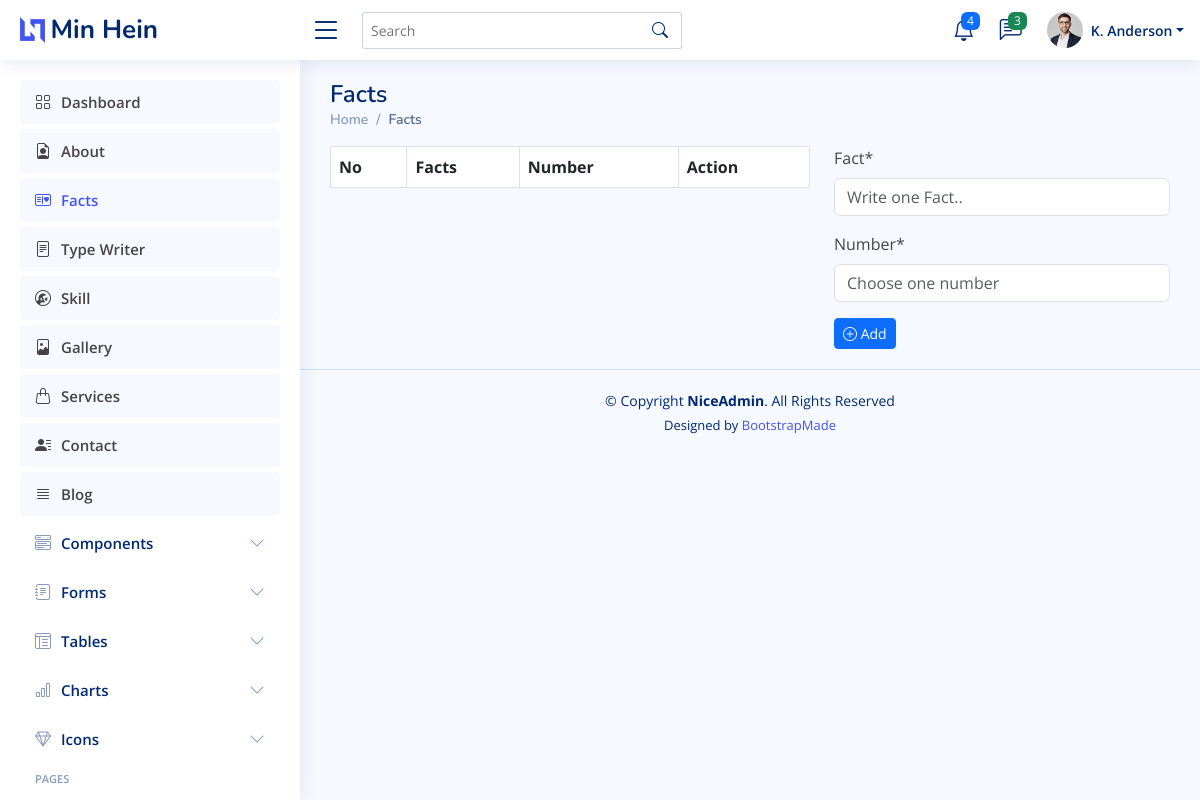
The app's page /dashboard/fact/, older data.
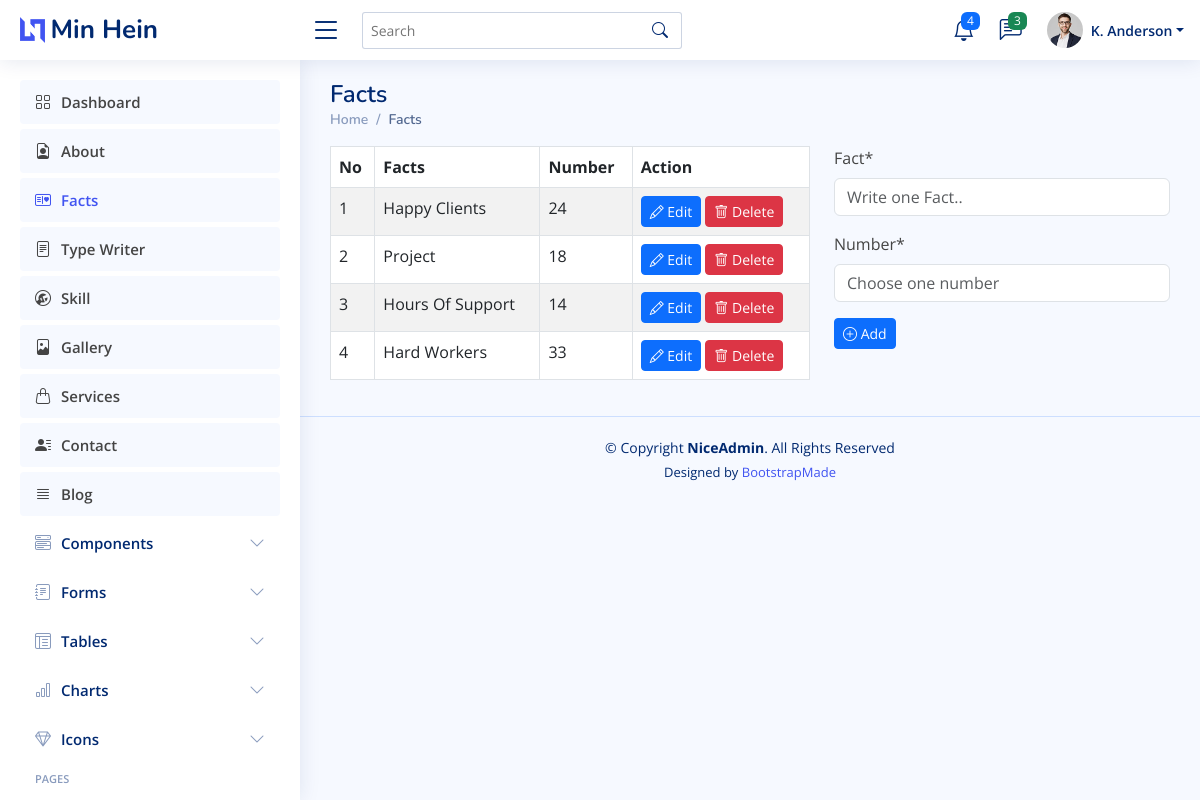
The same page, newer data.
### dashboard/models.py (models this page shows, shortened)
class Fact(models.Model):
    fact = models.CharField(max_length=50, null=True)
    number = models.IntegerField(null=True)
    created_at = models.DateTimeField(auto_now=True)
    updated_at = models.DateTimeField(auto_now_add=True)
    slug = models.SlugField(max_length=255, null=False,blank=True,unique=True,editable=False,)

### dashboard/views.py (the view)
# urls.py: path('fact/', views.fact, name="fact"),
def fact(request):
    page = "fact"
    facts = Fact.objects.all()
    forms = FactForm()
    if request.method == "POST":
        form = FactForm(request.POST)
        if form.is_valid():
            form.save()
            messages.success(request, 'Has been added successfully!')
            return redirect('fact')
    context = {'page':page,'facts':facts, 'forms':forms}
    return render(request, 'dashboard/fact/fact.html', context)

### dashboard/forms.py
class FactForm(forms.ModelForm):
    class Meta:
        model = Fact
        fields = "__all__"
        widgets = {
            'fact':forms.TextInput(attrs=({'placeholder':'Write one Fact..'})),
            'number':forms.NumberInput(attrs=({'placeholder':'Choose one number'})),
        }

### dashboard/templates/dashboard/fact/fact.html (shortened to what this page needs)
{% extends "dashboard/main.html" %}
{% load crispy_forms_tags %}
{% block content %}
<div class="pagetitle">
    <h1>Facts</h1>
    <nav>
      <ol class="breadcrumb">
        <li class="breadcrumb-item"><a href="{% url 'dashboard' %}">Home</a></li>
        <li class="breadcrumb-item active">Facts</li>
      </ol>
    </nav>
</div>
<div class="row">
    <div class="col-md-7">
        <table class="table table-striped table-bordered">
            <thead>
              <tr>
                <th scope="col">No</th>
                <th scope="col">Facts</th>
                <th scope="col">Number</th>
                <th scope="col">Action</th>
              </tr>
            </thead>
            <tbody>
              {% for fact in facts %}
                <tr>
                    <td>{{ forloop.counter }}</td>
                    <td>{{ fact.fact }}</td>
                    <td>{{ fact.number }}</td>
                    <td>
                        <a href="{% url "fact-edit" fact.slug %}" class="btn btn-primary btn-sm">
                            <i class="bi bi-pencil"></i> Edit
                        </a>
                        <a href="{% url "fact-delete" fact.slug %}" class="btn btn-danger btn-sm">
                            <i class="bi bi-trash"></i> Delete
                        </a>
                    </td>
                </tr>
              {% endfor %}
            </tbody>
          </table>
    </div>
{% if page == "fact" %}
    <div class="col-md-5">
        <form action="" method="post">
            {{ forms.fact|as_crispy_field }}
            {{ forms.number|as_crispy_field }}
            <button type="submit" class="btn btn-primary btn-sm">
                <i class="bi bi-plus-circle"></i> Add
            </button>
        </form>
    </div>
{% endif %}
{% endblock content %}

### dashboard/templates/dashboard/main.html (shortened to what this page needs)
<!DOCTYPE html>
<html lang="en">
{% load static %}
<head>
  <link href="{% static 'assets/vendor/bootstrap/css/bootstrap.min.css' %}" rel="stylesheet">
  <link href="{% static 'assets/vendor/bootstrap-icons/bootstrap-icons.css' %}" rel="stylesheet">
  <link href="{% static 'assets/vendor/boxicons/css/boxicons.min.css' %}" rel="stylesheet">
  <link href="{% static 'assets/vendor/quill/quill.snow.css' %}" rel="stylesheet">
  <link href="{% static 'assets/vendor/quill/quill.bubble.css' %}" rel="stylesheet">
  <link href="{% static 'assets/vendor/remixicon/remixicon.css' %}" rel="stylesheet">
  <link href="{% static 'assets/vendor/simple-datatables/style.css' %}" rel="stylesheet">
  <link href="{% static 'assets/css/style.css' %}" rel="stylesheet">
</head>
<body>
  <header id="header" class="header fixed-top d-flex align-items-center">
    <div class="d-flex align-items-center justify-content-between">
      <a href="{% url 'dashboard' %}" class="logo d-flex align-items-center">
        <img src="assets/img/logo.png" alt="">
        <span class="d-none d-lg-block">Min Hein</span>
      </a>
      <i class="bi bi-list toggle-sidebar-btn"></i>
    </div>
    <div class="search-bar">
      <form class="search-form d-flex align-items-center" method="POST" action="#">
        <input type="text" name="query" placeholder="Search" title="Enter search keyword">
        <button type="submit" title="Search"><i class="bi bi-search"></i></button>
      </form>
    </div>
    <nav class="header-nav ms-auto">
      <ul class="d-flex align-items-center">
        <li class="nav-item dropdown">
          <a class="nav-link nav-icon" href="#" data-bs-toggle="dropdown">
            <i class="bi bi-bell"></i>
            <span class="badge bg-primary badge-number">4</span>
          </a>
        </li>
        <li class="nav-item dropdown">
          <a class="nav-link nav-icon" href="#" data-bs-toggle="dropdown">
            <i class="bi bi-chat-left-text"></i>
            <span class="badge bg-success badge-number">3</span>
          </a>
        </li>
        <li class="nav-item dropdown pe-3">
          <a class="nav-link nav-profile d-flex align-items-center pe-0" href="#" data-bs-toggle="dropdown">
            <img src="assets/img/profile-img.jpg" alt="Profile" class="rounded-circle">
            <span class="d-none d-md-block dropdown-toggle ps-2">K. Anderson</span>
          </a>
        </li>
      </ul>
    </nav>
  </header>
  <aside id="sidebar" class="sidebar">
    <ul class="sidebar-nav" id="sidebar-nav">
      {% url 'dashboard' as url %}
      <li class="nav-item {% if request.path == url %}active{% endif %}">
        <a class="nav-link" href="{% url 'dashboard' %}">
          <i class="bi bi-grid"></i>
          <span>Dashboard</span>
        </a>
      </li>
      {% url 'about' as url %}
      <li class="nav-item {% if request.path == url %}active{% endif %}">
        <a class="nav-link" href="{% url 'about' %}">
          <i class="bi bi-file-earmark-person"></i>
          <span>About</span>
        </a>
      </li>
      {% url 'fact' as url %}
      <li class="nav-item {% if request.path == url %}active{% endif %}">
        <a class="nav-link" href="{% url 'fact' %}">
          <i class="bi bi-postcard-heart"></i>
          <span>Facts</span>
        </a>
      </li>
      {% url 'type-writer' as url %}
      <li class="nav-item {% if request.path == url %}active{% endif %}">
        <a class="nav-link" href="{% url 'type-writer' %}">
          <i class="bi bi-file-text"></i>
          <span>Type Writer</span>
        </a>
      </li>
      {% url 'skill' as url %}
      <li class="nav-item {% if request.path == url %}active{% endif %}">
        <a class="nav-link" href="{% url 'skill' %}">
          <i class="bi bi-wrench-adjustable-circle"></i>
          <span>Skill</span>
        </a>
      </li>
      {% url 'gallery' as url %}
      <li class="nav-item {% if request.path == url %}active{% endif %}">
        <a class="nav-link" href="{% url 'gallery' %}">
          <i class="bi bi-file-image"></i>
          <span>Gallery</span>
        </a>
      </li>
      <li class="nav-item">
        <a class="nav-link" href="{% url 'gallery' %}">
          <i class="bi bi-handbag"></i>
          <span>Services</span>
        </a>
      </li>
      {% url 'contact' as url %}
      <li class="nav-item {% if request.path == url %}active{% endif %}">
        <a class="nav-link" href="{% url 'contact' %}">
          <i class="bi bi-person-lines-fill"></i>
          <span>Contact</span>
        </a>
      </li>
      {% url 'blog' as url %}
      <li class="nav-item {% if request.path == url %}active{% endif %}">
        <a class="nav-link" href="{% url 'blog' %}">
          <i class="bi bi-justify"></i>
          <span>Blog</span>
        </a>
      </li>
      <li class="nav-item">
        <a class="nav-link collapsed" data-bs-target="#components-nav" data-bs-toggle="collapse" href="#">
          <i class="bi bi-menu-button-wide"></i><span>Components</span><i class="bi bi-chevron-down ms-auto"></i>
        </a>
      </li>
      <li class="nav-item">
        <a class="nav-link collapsed" data-bs-target="#forms-nav" data-bs-toggle="collapse" href="#">
          <i class="bi bi-journal-text"></i><span>Forms</span><i class="bi bi-chevron-down ms-auto"></i>
        </a>
      </li>
      <li class="nav-item">
        <a class="nav-link collapsed" data-bs-target="#tables-nav" data-bs-toggle="collapse" href="#">
          <i class="bi bi-layout-text-window-reverse"></i><span>Tables</span><i class="bi bi-chevron-down ms-auto"></i>
        </a>
      </li>
      <li class="nav-item">
        <a class="nav-link collapsed" data-bs-target="#charts-nav" data-bs-toggle="collapse" href="#">
          <i class="bi bi-bar-chart"></i><span>Charts</span><i class="bi bi-chevron-down ms-auto"></i>
        </a>
      </li>
      <li class="nav-item">
        <a class="nav-link collapsed" data-bs-target="#icons-nav" data-bs-toggle="collapse" href="#">
          <i class="bi bi-gem"></i><span>Icons</span><i class="bi bi-chevron-down ms-auto"></i>
        </a>
      </li>
      <li class="nav-heading">Pages</li>
      <li class="nav-item">
        <a class="nav-link collapsed" href="users-profile.html">
        </a>
      </li>
    </ul>
  </aside>
  <main id="main" class="main">
    {% block content %}
    {% endblock %}
  </main>
  <footer id="footer" class="footer">
    <div class="copyright">
      &copy; Copyright <strong><span>NiceAdmin</span></strong>. All Rights Reserved
    </div>
    <div class="credits">
      Designed by <a href="https://bootstrapmade.com/">BootstrapMade</a>
    </div>
  </footer>
</body>
</html>

### static/assets/css/style.css (style rules this page uses)
:root { scroll-behavior: smooth; }
body { font-family: "Open Sans", sans-serif; background: #f6f9ff; color: #444444; }
a { color: #4154f1; text-decoration: none; }
h1, h2, h3, h4, h5, h6 { font-family: "Nunito", sans-serif; }
#main { margin-top: 60px; padding: 20px 30px; transition: all 0.3s; }
.pagetitle { margin-bottom: 10px; }
.pagetitle h1 { font-size: 24px; margin-bottom: 0; font-weight: 600; color: #012970; }
.breadcrumb { font-size: 14px; font-family: "Nunito", sans-serif; color: #899bbd; font-weight: 600; }
.breadcrumb a { color: #899bbd; transition: 0.3s; }
.breadcrumb .breadcrumb-item::before { color: #899bbd; }
.breadcrumb .active { color: #51678f; font-weight: 600; }
.logo { line-height: 1; }
@media (min-width: 1200px) { .logo { width: 280px; } }
.logo img { max-height: 26px; margin-right: 6px; }
.logo span { font-size: 26px; font-weight: 700; color: #012970; font-family: "Nunito", sans-serif; }
.header { transition: all 0.5s; z-index: 997; height: 60px; box-shadow: 0px 2px 20px rgba(1, 41, 112, 0.1); background-color: #fff; padding-left: 20px; }
.header .toggle-sidebar-btn { font-size: 32px; padding-left: 10px; cursor: pointer; color: #012970; }
.header .search-bar { min-width: 360px; padding: 0 20px; }
.header .search-form { width: 100%; }
.header .search-form input { border: 0; font-size: 14px; color: #012970; border: 1px solid rgba(1, 41, 112, 0.2); padding: 7px 38px 7px 8px; border-radius: 3px; transition: 0.3s; width: 100%; }
.header .search-form button { border: 0; padding: 0; margin-left: -30px; background: none; }
.header .search-form button i { color: #012970; }
.header-nav ul { list-style: none; }
.header-nav>ul { margin: 0; padding: 0; }
.header-nav .nav-icon { font-size: 22px; color: #012970; margin-right: 25px; position: relative; }
.header-nav .nav-profile { color: #012970; }
.header-nav .nav-profile img { max-height: 36px; }
.header-nav .nav-profile span { font-size: 14px; font-weight: 600; }
.header-nav .badge-number { position: absolute; inset: -2px -5px auto auto; font-weight: normal; font-size: 12px; padding: 3px 6px; }
.sidebar { position: fixed; top: 60px; left: 0; bottom: 0; width: 300px; z-index: 996; transition: all 0.3s; padding: 20px; overflow-y: auto; scrollbar-width: thin; scrollbar-color: #aab7cf transparent; box-shadow: 0px 0px 20px rgba(1, 41, 112, 0.1); background-color: #fff; }
@media (min-width: 1200px) { #main, #footer { margin-left: 300px; } }
.sidebar-nav { padding: 0; margin: 0; list-style: none; }
.sidebar-nav li { padding: 0; margin: 0; list-style: none; }
.sidebar-nav .nav-item { margin-bottom: 5px; }
.sidebar-nav .nav-item.active { color: #4154f1; }
.sidebar-nav .nav-heading { font-size: 11px; text-transform: uppercase; color: #899bbd; font-weight: 600; margin: 10px 0 5px 15px; }
.sidebar-nav .nav-link { display: flex; align-items: center; font-size: 15px; font-weight: 600; transition: 0.3; background: #f6f9ff; padding: 10px 15px; border-radius: 4px; }
.sidebar-nav .nav-link i { font-size: 16px; margin-right: 10px; }
.sidebar-nav .nav-link.collapsed { color: #012970; background: #fff; }
.sidebar-nav .nav-link.collapsed i { color: #899bbd; }
.sidebar-nav .nav-link .bi-chevron-down { margin-right: 0; transition: transform 0.2s ease-in-out; }
.footer { padding: 20px 0; font-size: 14px; transition: all 0.3s; border-top: 1px solid #cddfff; }
.footer .copyright { text-align: center; color: #012970; }
.footer .credits { padding-top: 5px; text-align: center; font-size: 13px; color: #012970; }

Row changes from the older to the newer data that the page shows:
added Fact: fact "Happy Clients", number "24"
added Fact: fact "Project", number "18"
added Fact: fact "Hours Of Support", number "14"
added Fact: fact "Hard Workers", number "33"
